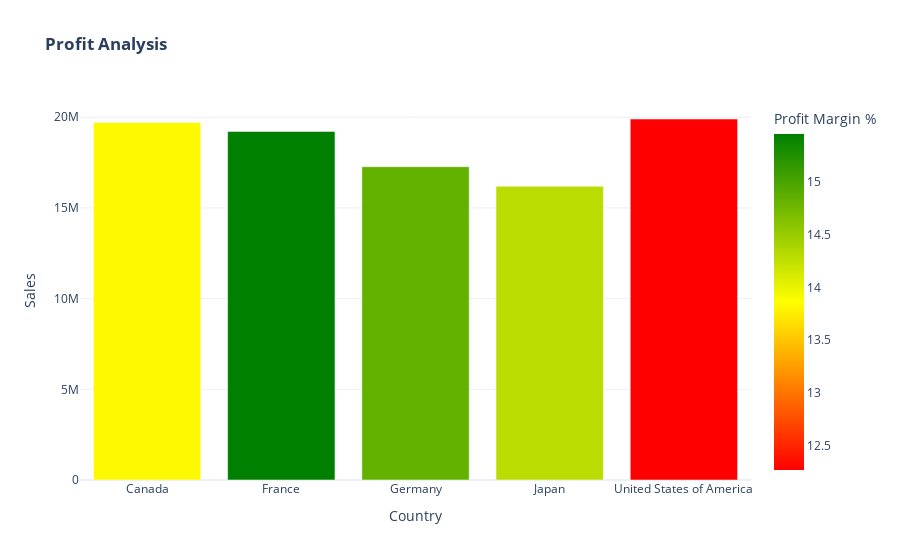

Notebook code cell kept with this figure:
### Code cell
# Plot Profit situation & export grouped dataframe to Excel
fig = px.bar(
    df,
    x=df.index,
    y=" Sales",
    color="Profit Margin %",
    color_continuous_scale=["red", "yellow", "green"],
    template="plotly_white",
    title="<b>Profit Analysis</b>",
)
fig.write_html(str(OUTPUT_DIR / "profit_analysis.html"))
df.to_excel(OUTPUT_DIR / "summary.xlsx")
fig

### Figure 1 — Plotly figure (JSON) as saved in the notebook; plotly's stock layout.template omitted (floating-point values rounded to 4 significant figures)
{"data": [{"alignmentgroup": "True", "hovertemplate": "Country=%{x}<br> Sales=%{y}<br>Profit Margin %=%{marker.color}<extra></extra>", "legendgroup": "", "marker": {"color": [13.83, 15.45, 14.83, 14.29, 12.27], "coloraxis": "coloraxis"}, "name": "", "offsetgroup": "", "orientation": "v", "showlegend": false, "textposition": "auto", "type": "bar", "x": ["Canada", "France", "Germany", "Japan", "United States of America"], "xaxis": "x", "y": [19710000.0, 19220000.0, 17280000.0, 16190000.0, 19910000.0], "yaxis": "y"}], "layout": {"barmode": "relative", "coloraxis": {"colorbar": {"title": {"text": "Profit Margin %"}}, "colorscale": [[0, "red"], [0.5, "yellow"], [1, "green"]]}, "legend": {"tracegroupgap": 0}, "title": {"text": "<b>Profit Analysis</b>"}, "xaxis": {"anchor": "y", "domain": [0, 1], "title": {"text": "Country"}}, "yaxis": {"anchor": "x", "domain": [0, 1], "title": {"text": " Sales"}}}}
